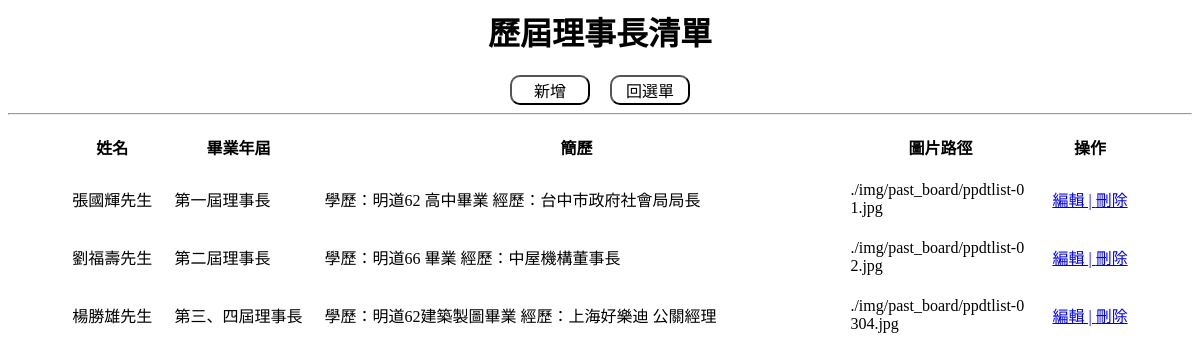
Page /back/past.php on the committed database.
### tables this page shows
CREATE TABLE `past_board` (
  `id` int(11) NOT NULL,
  `year` text NOT NULL,
  `name` text NOT NULL,
  `resume` text NOT NULL,
  `img` text NOT NULL
);

### back/past.php (the view, shortened to what this page needs)
<!doctype HTML5>
<html>
<head>
    <link rel="stylesheet" href="../css/back.css">
</head>
<body align="center">
<?php
include('../connect.php');
if(@!$_GET['action']){
    $sql = 'SELECT * FROM `past_board`';
    $run = mysqli_query($con,$sql);
    echo '<h1>歷屆理事長清單<span></h1>';
    echo '<button onclick=location.href="./past.php?action=add" class="button_xs">新增</button> &emsp;';
    echo '<button onclick=location.href="./" class="button_xs">回選單</button><hr>';
    echo '<table align="center" cellpadding="10">';
    echo '
				<tr>
					<th>姓名</th>
					<th>畢業年屆</th>
					<th>簡歷</th>
					<th>圖片路徑</th>
					<th>操作</th>
				</tr>
			';
    while($row = mysqli_fetch_assoc($run)){
        echo '
				<tr>
					<td>'.$row['name'].'</td>
					<td>'.$row['year'].'</td>
					<td style="max-width:50vw;word-break:break-all;">'.$row['resume'].'</td>
					<td style="max-width:15vw;word-break:break-all;">'.$row['img'].'</td>
					<td>
						<a href="past.php?action=edit&&id='.$row['id'].'">編輯 | </a>
					    <a href="past.php?action=delete&&id='.$row['id'].'"> 刪除</a>
					</td>
				</tr>
			';
    }
    echo '</table>';
}
?>
<br><br>
</body>
</html>

### css/back.css (style rules this page uses)
.button_xs { background: transparent; border-radius: 10px; color: black; width: 80px; height: 30px; font-size: medium; }

### rows in the picture
past_board: name "張國輝先生", year "第一屆理事長", resume "學歷：明道62 高中畢業 經歷：台中市政府社會局局長", img "./img/past_board/ppdtlist-01.jpg"
past_board: name "劉福壽先生", year "第二屆理事長", resume "學歷：明道66 畢業 經歷：中屋機構董事長", img "./img/past_board/ppdtlist-02.jpg"
past_board: name "楊勝雄先生", year "第三、四屆理事長", resume "學歷：明道62建築製圖畢業 經歷：上海好樂迪 公關經理", img "./img/past_board/ppdtlist-0304.jpg"
